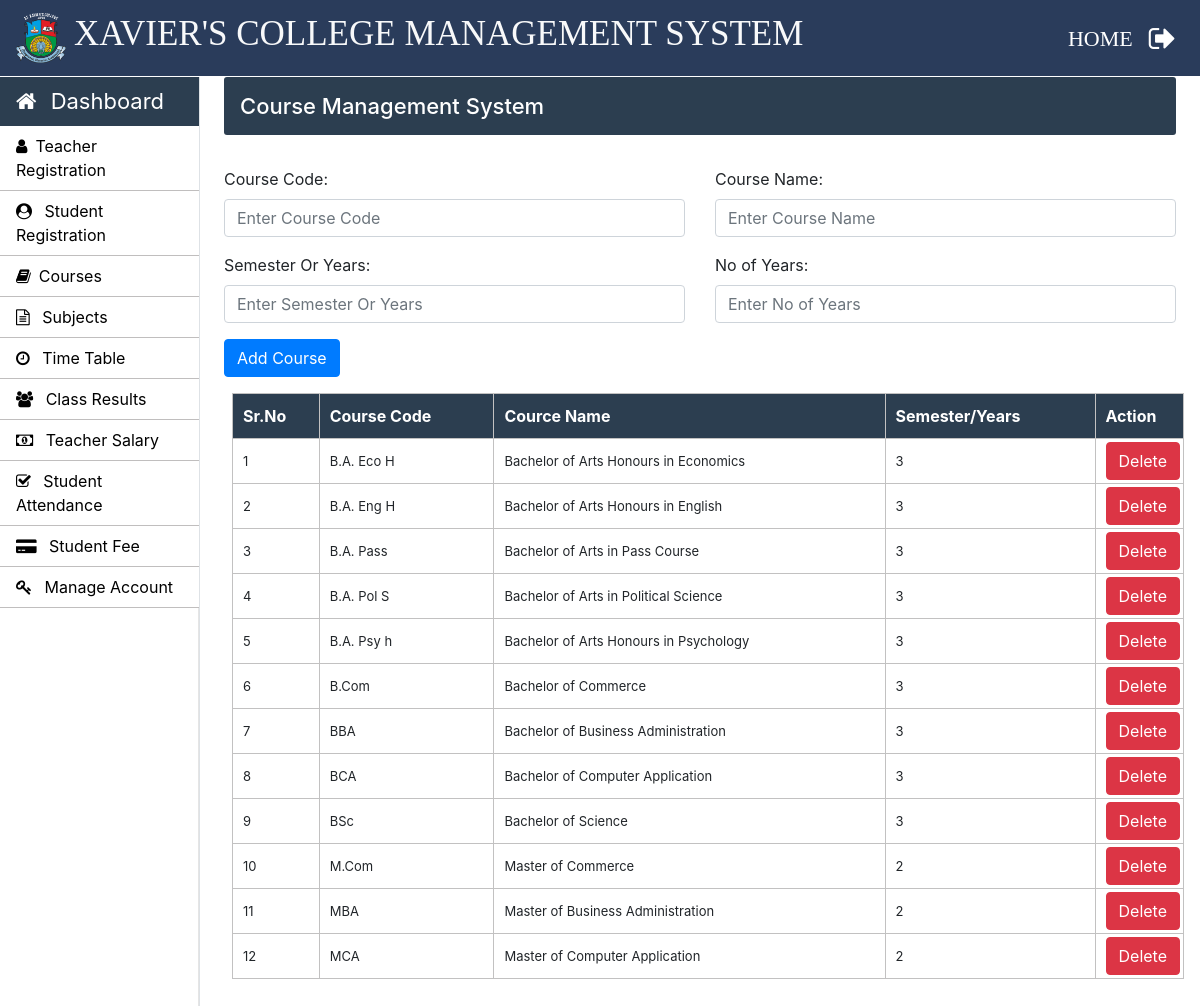
The app's page /Admin/courses.php (signed in) with its own data.
### tables this page shows
CREATE TABLE `courses` (
  `course_code` varchar(10) NOT NULL,
  `course_name` varchar(50) NOT NULL,
  `semester_or_year` varchar(10) NOT NULL,
  `no_of_year` int(10) NOT NULL
);

### Admin/courses.php (the view, shortened to what this page needs)
<?php
		require_once "../connection/connection.php";
	?>
<!doctype html>
<html lang="en">
	<head>
	</head>
	<body>
		<?php include('../common/common-header.php') ?>
		<?php include('../common/admin-sidebar.php') ?>
		<main role="main" class="col-xl-10 col-lg-9 col-md-8 ml-sm-auto px-md-4 mb-2 w-100">
			<div class="sub-main">
				<div class="bar-margin text-center d-flex flex-wrap flex-md-nowrap pt-3 pb-2 mb-3 text-white admin-dashboard pl-3">
					<h4>Course Management System </h4>
				</div>
				<div class="row">
					<div class="col-md-12">
						<form action="courses.php" method="post">
							<div class="row mt-3">
								<div class="col-md-6">
									<div class="form-group">
										<label for="exampleInputEmail1">Course Code: </label>
										<input type="text" name="course_code" class="form-control" required placeholder="Enter Course Code">
									</div>
								</div>
								<div class="col-md-6">
									<div class="form-group">
										<label for="exampleInputPassword1">Course Name:</label>
										<input type="text" name="course_name" class="form-control" required placeholder="Enter Course Name">
									</div>
								</div>
							</div>
							<div class="row">
								<div class="col-md-6">
									<div class="form-group">
										<label for="exampleInputEmail1">Semester Or Years:</label>
										<input type="text" name="semester_or_year" class="form-control" required placeholder="Enter Semester Or Years">
									</div>
								</div>
								<div class="col-md-6">
									<div class="form-group">
										<label for="exampleInputPassword1">No of Years:</label>
										<input type="text" name="no_of_year" class="form-control" required  placeholder="Enter No of Years">
									</div>
								</div>
							</div>
							<div class="row w-100">
								<div class="col-md-12">
									<input type="submit" name="sub" value="Add Course" class=" btn btn-primary ml-auto">
								</div>
							</div>
						</form>
					</div>
				</div>
				<div class="row">
					<div class="col-md-12 ml-2">
						<section class="mt-3">
							<table class="w-100 table-elements mb-5 table-three-tr" cellpadding="3">
								<tr class="table-tr-head table-three text-white">
									<th>Sr.No</th>
									<th>Course Code</th>
									<th>Cource Name</th>
									<th>Semester/Years</th>
									<th>Action</th>
								</tr>
								<?php
									$sr=1;
									$query="select course_code,course_name,no_of_year from courses";
									$run=mysqli_query($con,$query);
									while($row=mysqli_fetch_array($run)) {
									echo	"<tr>";
									echo	"<td>".$sr++."</td>";
									echo	"<td>".$row['course_code']."</td>";
									echo	"<td>".$row['course_name']."</td>";
									echo	"<td>".$row['no_of_year']."</td>";
									echo	"<td width='20'><a class='btn btn-danger' href=delete-function.php?course_code=".$row['course_code'].">Delete</a></td>";
									echo	"</tr>";
									}
								?>
							</table>
						</section>
					</div>
				</div>
			</div>
		</main>
	</body>
</html>

### Css/style.css (style rules this page uses)
h4 { font-size: 22px; }
.admin-dashboard { margin-top: 1px !important; background: #2c3e50 !important; border-radius: 3px; }
.table-elements tr, td, th { font-size: 13px; border: 1px solid rgb(194, 193, 193); padding-left: 10px !important; }
.table-three { background: #2c3e50 !important; }
.table-tr-head { height: 45px !important; padding: 10px !important; margin-top: 5px !important; }
.table-font-for-transcript td, th { font-size: 16px !important; }

### records on screen
courses: course_code "B.A. Eco H", course_name "Bachelor of Arts Honours in Economics", no_of_year "3"
courses: course_code "B.A. Eng H", course_name "Bachelor of Arts Honours in English", no_of_year "3"
courses: course_code "B.A. Pass", course_name "Bachelor of Arts in Pass Course", no_of_year "3"
courses: course_code "B.A. Pol S", course_name "Bachelor of Arts in Political Science", no_of_year "3"
courses: course_code "B.A. Psy h", course_name "Bachelor of Arts Honours in Psychology", no_of_year "3"
courses: course_code "B.Com", course_name "Bachelor of Commerce", no_of_year "3"
courses: course_code "BBA", course_name "Bachelor of Business Administration", no_of_year "3"
courses: course_code "BCA", course_name "Bachelor of Computer Application", no_of_year "3"
courses: course_code "BSc", course_name "Bachelor of Science", no_of_year "3"
courses: course_code "M.Com", course_name "Master of Commerce", no_of_year "2"
courses: course_code "MBA", course_name "Master of Business Administration", no_of_year "2"
courses: course_code "MCA", course_name "Master of Computer Application", no_of_year "2"
